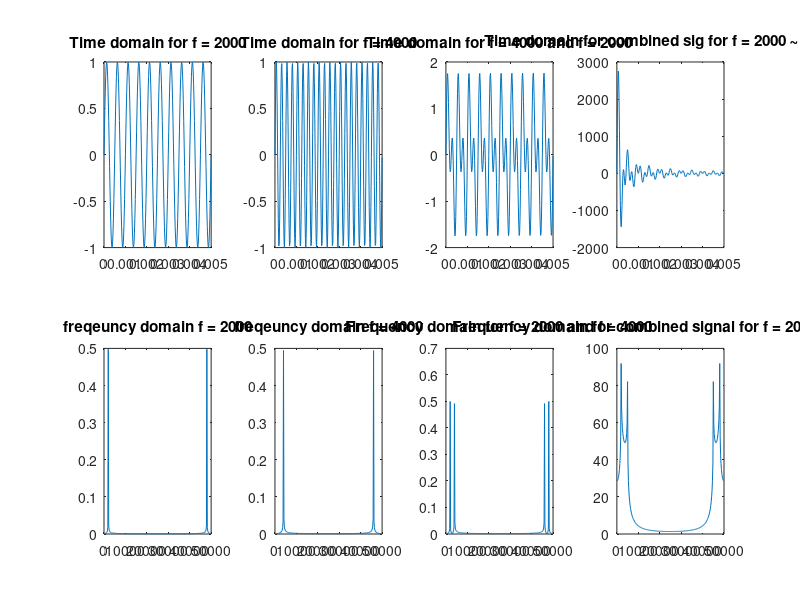

The MATLAB script that drew this image:
f = 2000 : 5000;
fs = 10 * max(f);

Ts = 1/fs;
t = 0 : Ts : 10/min(f);

y = zeros(length(f), length(t));

for i = 1 : length(f)
  y(i,:) = sin(2 * pi * t .*f (1,i));
end

subplot(2,4,1)
plot(t,y(1,:));
title("Time domain for f = 2000");

subplot(2,4,2)
plot(t,y(2000,:));
title("Time domain for f = 4000");

y_sum = zeros(1, length(t));

for k = 1 : length(f)
  y_sum += y(k,:);
end

y_add = y(1,:) + y(2000,:);

subplot(2,4,3)
plot(t,y_add);
title("Time domain for f = 4000 and f = 2000");

subplot(2,4,4)
plot(t,y_sum);
title("Time domain for combined sig for f = 2000 ~ f = 4000");

% fft starts

y_2000 = fft(y(1,:));
y_4000 = fft(y(2000,:));
y_added = fft((y_add));
y_combined = fft(y_sum);
N = length(t);
x = (0 : N-1) * fs / N;

subplot(2,4,5)
plot(x,abs(y_2000)/N);
title("freqeuncy domain f = 2000");

subplot(2,4,6)
plot(x,abs(y_4000)/N);
title("freqeuncy domain f = 4000");

subplot(2,4,7)
plot(x,abs(y_added)/N);
title("Frequency domain for f = 2000 and f = 4000");

subplot(2,4,8)
plot(x,abs(y_combined)/N);
title("Frequency domain for combined signal for f = 2000 ~ f = 4000");




